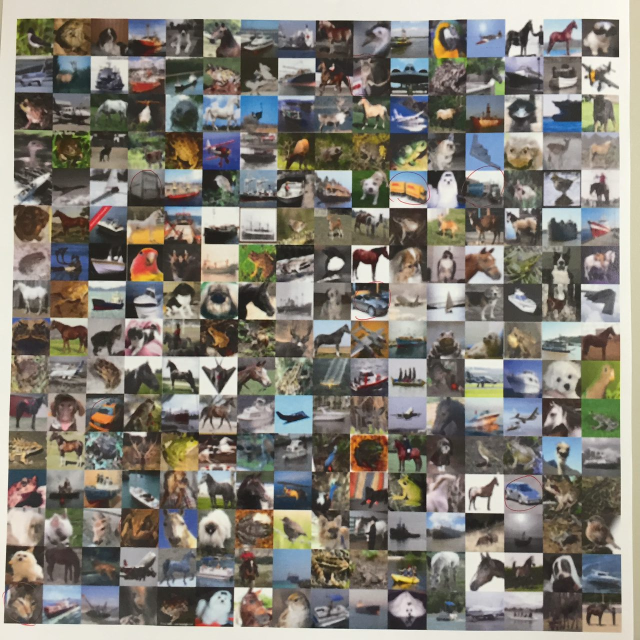
#> input picture Stage3/img/photo967989447477012434.jpg, 1280 x 1280 px (shown at 1/2 size)
$ python -i three.py   (imports and definitions only)   (older library calls are emulated)
#> lines starting #> are read from the running program, lines starting #| are printed output that depends on the picture; after the words box and inside, x2 and y2 are one past the last pixel; in counts of white or black regions, pixels touching at a corner belong together; long printed decimals are rounded
#> further down, picture is the input picture: shape (1280, 1280, 3); mean B, G, R 117.7, 126.6, 131.2
import cv2
import matplotlib.pyplot as plt
import numpy as np
import time
import json
import subprocess
import os
import fcntl
from kinect2 import Kinect

CELL_WIDTH = 32
CELL_HEIGHT = 32
ROWS = 16
COLS = 16
NEW_WIDTH = CELL_WIDTH * COLS
NEW_HEIGHT = CELL_HEIGHT * ROWS

def normalize_image(img):
    gray = cv2.cvtColor(img, cv2.COLOR_BGR2GRAY)
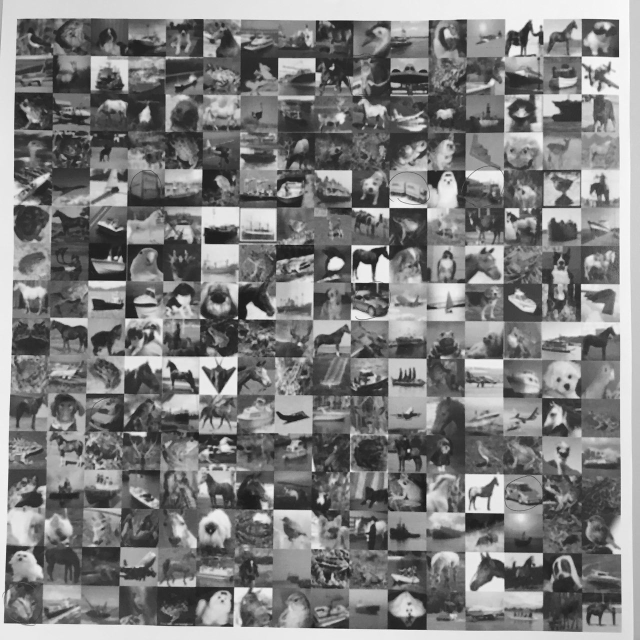
#> gray: shape (1280, 1280) (shown at 1/2 size); min 12, max 254, mean 126.9
    binary = cv2.threshold(gray, 140, 255, cv2.THRESH_BINARY)[1]
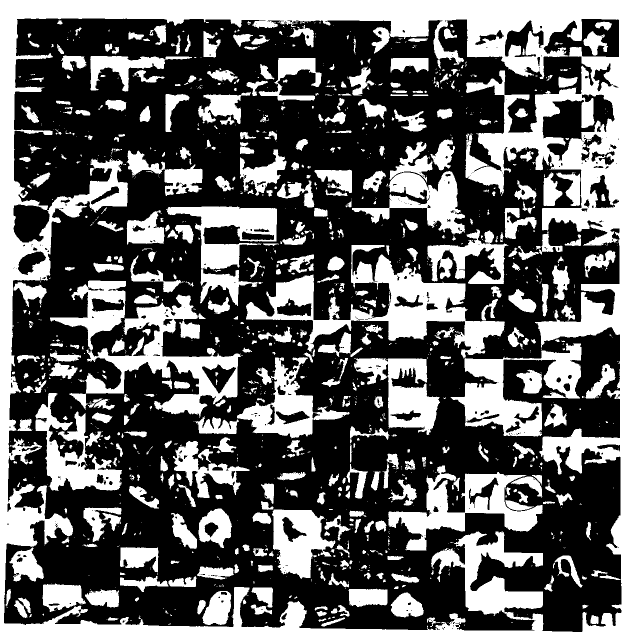
#> binary: shape (1280, 1280) (shown at 1/2 size); 39.2% white; 1329 white regions (820 under 20 px)
    # binary = cv2.Canny(gray, 50, 150, 10)
    # cv2.imshow('binary', binary)
    contours = cv2.findContours(binary, cv2.RETR_LIST, cv2.CHAIN_APPROX_SIMPLE)[-2]
#> contours = 1885 contours, 1339 with area under 20; largest, box (x1, y1, x2, y2) and area: (0, 0, 1280, 1280) 1635841, (7, 36, 1244, 1265) 1342218, (492, 490, 1010, 717) 33088, (138, 589, 482, 836) 24338, (901, 687, 1163, 873) 20308

    # cv2.drawContours(img, contours, -1, (255, 0, 0), 3)
    # cv2.imshow('original', img)
    # cv2.waitKey(100)

    real_contour = None

    for i in range(len(contours)):
        area = cv2.contourArea(contours[i]) / (img.shape[0] * img.shape[1])
        if area < 0.1 or area > 1.8 : continue
        real_contour = contours[i]
        epsilon = 0.05 * cv2.arcLength(real_contour, True)
        approx_contour = cv2.approxPolyDP(real_contour, epsilon, True)
        print(area, len(approx_contour))
        if len(approx_contour) == 4:
            break
        else:
            real_contour = None
#> this loop made 1884 passes
#> area on passes 1 to 3: 2.44e-06, 2.44e-06, 1.22e-05
#| 0.8192 4

    if real_contour is None:
        return None, None

    if len(approx_contour) != 4:
        return None, None

    # cv2.drawContours(img, [real_contour], 0, (255, 0, 0), 10)
    # cv2.imshow('cont', img)

    pers_src = np.float32([x[0] for x in approx_contour][:4])
    # print('Edges :', len(approx_contour))
    idx = np.argmin(pers_src[:,0] + pers_src[:,1])
    perm = list(range(idx, 4)) + list(range(0, idx))
    pers_src = pers_src[perm, :]
    pers_dst = np.float32([(0, 0), (NEW_WIDTH, 0), (NEW_WIDTH, NEW_HEIGHT), (0, NEW_HEIGHT)])

    pers_transform = cv2.getPerspectiveTransform(pers_src, pers_dst)

    dst = cv2.warpPerspective(img, pers_transform, (NEW_WIDTH, NEW_HEIGHT))
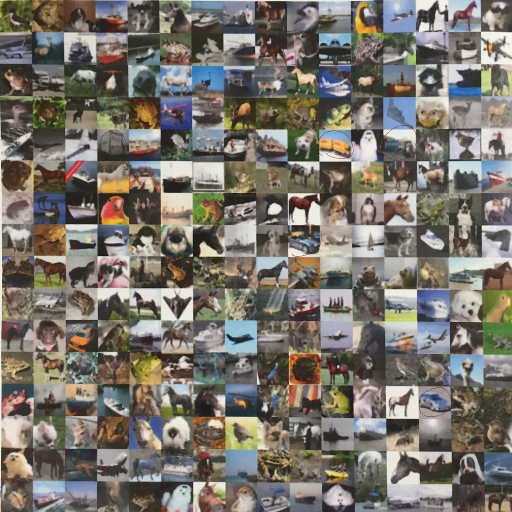
#> dst: shape (512, 512, 3); mean B, G, R 107.9, 116.2, 121
    return dst, pers_transform

def split_image(img, cw, ch, w, h):
    return [[img[i*cw:(i+1)*cw,j*ch:(j+1)*ch] for j in range(h)] for i in range(w)]

# cap = cv2.VideoCapture(1)
# cap.set(cv2.cv.CV_CAP_PROP_FRAME_WIDTH, 1280)
# cap.set(cv2.cv.CV_CAP_PROP_FRAME_HEIGHT, 960)

# [3 lines that did not run here, left out]

# [1 line that did not run here, left out]

cnt = 0
pers_transform = None
naccu = None
ncorrect = None
# [98 lines not run here, left out]
# [1 line that did not run here, left out]
top_x = 10
# [1 line that did not run here, left out]
# [2 lines not run here, left out]
# [1 line that did not run here, left out]

# [1 line that did not run here, left out]
# [12 lines not run here, left out]
# [1 line that did not run here, left out]

def pTrans(s, m):
    x, y = s
    arr = np.array([[[x, y]]]).astype(float)
    return cv2.perspectiveTransform(arr, m)[0][0]

>>> import cv2
>>> picture = cv2.imread('img/photo967989447477012434.jpg')
>>> result = normalize_image(picture)

$ run again, on Stage3/img/collage.png
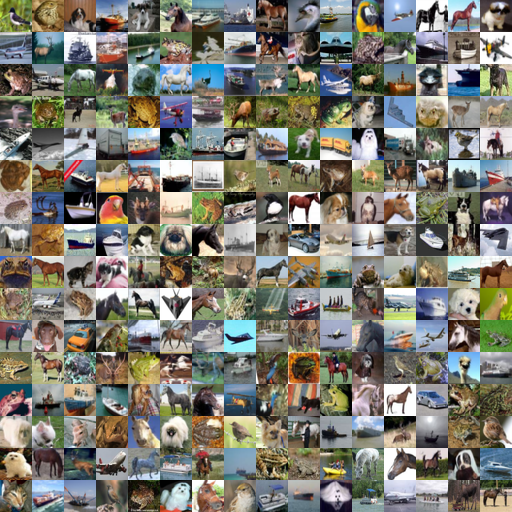
#> input picture Stage3/img/collage.png, 512 x 512 px
#> picture is the input picture: shape (512, 512, 3); mean B, G, R 113.4, 123, 124.8
#> in normalize_image, `gray = cv2.cvtColor(img, cv2.COLOR_BGR2GRAY)`:
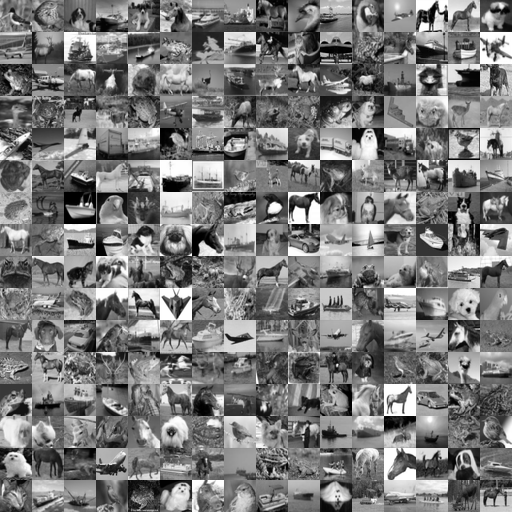
#> gray: shape (512, 512); min 0, max 255, mean 122.4
#> in normalize_image, `binary = cv2.threshold(gray, 140, 255, cv2.THRESH_BINARY)[1]`:
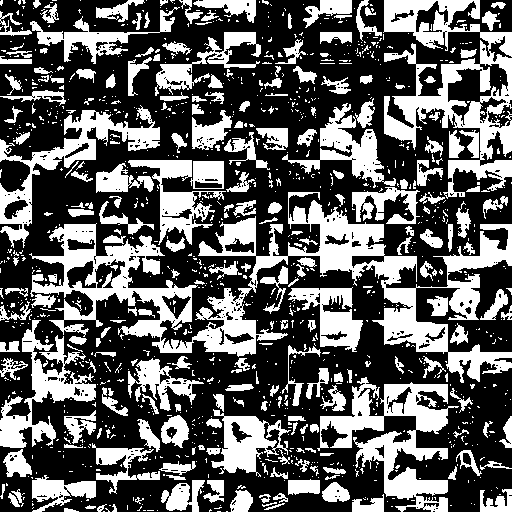
#> binary: shape (512, 512); 37.5% white; 1170 white regions (928 under 20 px)
#> contours = 1652 contours, 1417 with area under 20; largest, box (x1, y1, x2, y2) and area: (29, 192, 512, 383) 22392, (383, 0, 512, 199) 10829, (317, 377, 459, 512) 6487, (0, 105, 160, 248) 4366, (0, 320, 96, 448) 3435
#> the loop in normalize_image, `for i in range(len(contours)):` made 1652 passes
#> area on passes 7 to 9: 7.63e-06, 5.72e-06, 7.63e-06
